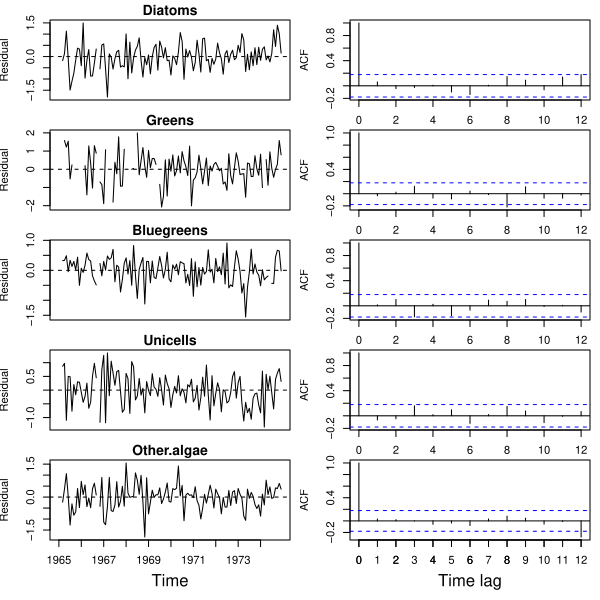

Recreate this plot in R.
###################################################
### code chunk number 25: Covar_sec7_02_plot-acf-1
###################################################
par(mfrow = c(5, 2), mai = c(0.1, 0.5, 0.2, 0.1), omi = c(0.5, 0, 0, 0))
for (i in 1:5) {
  plot.ts(MARSSresiduals(seas.mod.1, type = "tt1")$model.residuals[i, ],
    ylab = "Residual", main = phytos[i], xlab = "", xaxt = "n"
  )
  abline(h = 0, lty = "dashed")
  if (i == 5) {
    axis(1,
      at = 1 + seq(0, TT - period, by = 12),
      labels = seq(fulldat[years, "Year"][1], fulldat[years, "Year"][TT])
    )
    mtext(side = 1, line = 2.7, "Time")
  }
  acf(MARSSresiduals(seas.mod.1, type = "tt1")$model.residuals[i, ], lag.max = period, na.action = na.pass)
  if (i == 5) {
    axis(1, at = c(0, seq(period)))
    mtext(side = 1, line = 2.7, "Time lag")
  }
}
